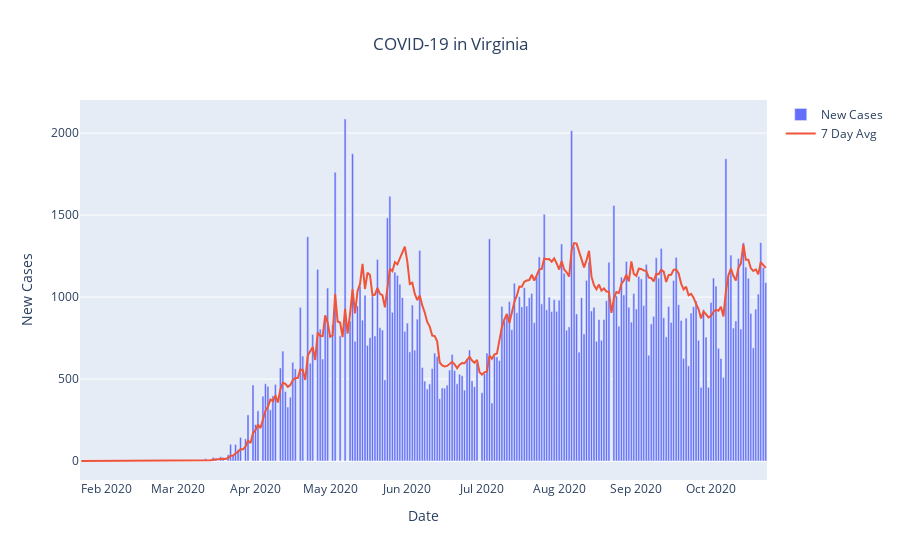

Write notebook code for a chart like this one.
### Code cell
fig = go.Figure()
fig.add_trace(go.Bar(x=v_select['submission_date'], y=v_select['new_case'], name='New Cases'))
fig.add_trace(go.Scatter(x=v_select['submission_date'], y=v_select['avg_7_day'], name='7 Day Avg'))
fig.update_layout(title_text='COVID-19 in Virginia', 
                  title_x=0.5)
fig.update_xaxes(title_text='Date')
fig.update_yaxes(title_text='New Cases')
fig.show()

### Figure 1 — Plotly figure (JSON) as saved in the notebook; plotly's stock layout.template omitted (floating-point values rounded to 4 significant figures; data arrays with more than 128 entries replaced by an {"elided": "..."} marker saying what was removed)
{"data": [{"name": "New Cases", "type": "bar", "x": {"elided": "276 str values"}, "y": {"elided": "276 int values"}}, {"name": "7 Day Avg", "type": "scatter", "x": {"elided": "276 str values"}, "y": {"elided": "276 int values"}}], "layout": {"title": {"text": "COVID-19 in Virginia", "x": 0.5}, "xaxis": {"title": {"text": "Date"}}, "yaxis": {"title": {"text": "New Cases"}}}}
